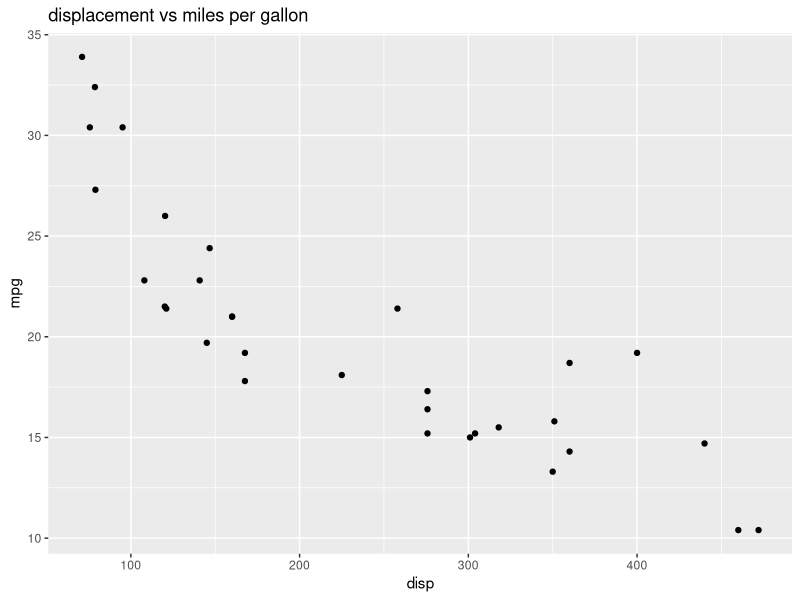
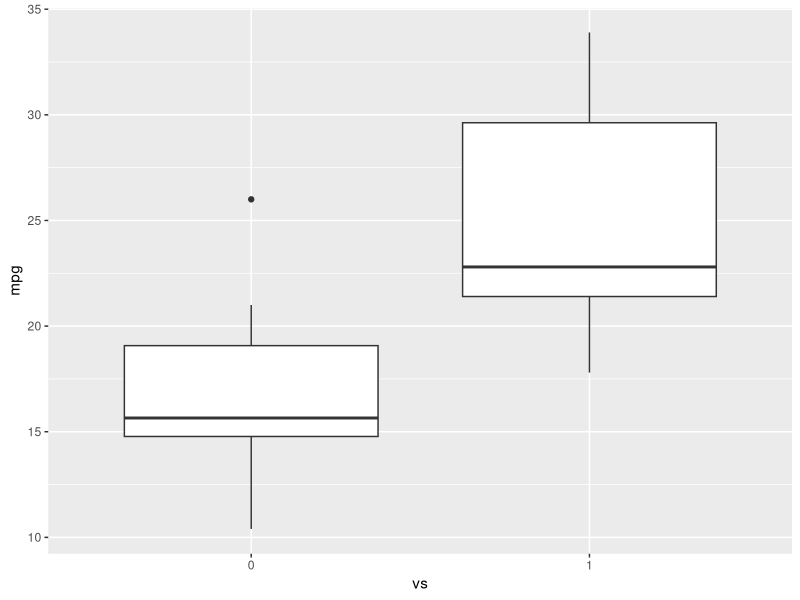
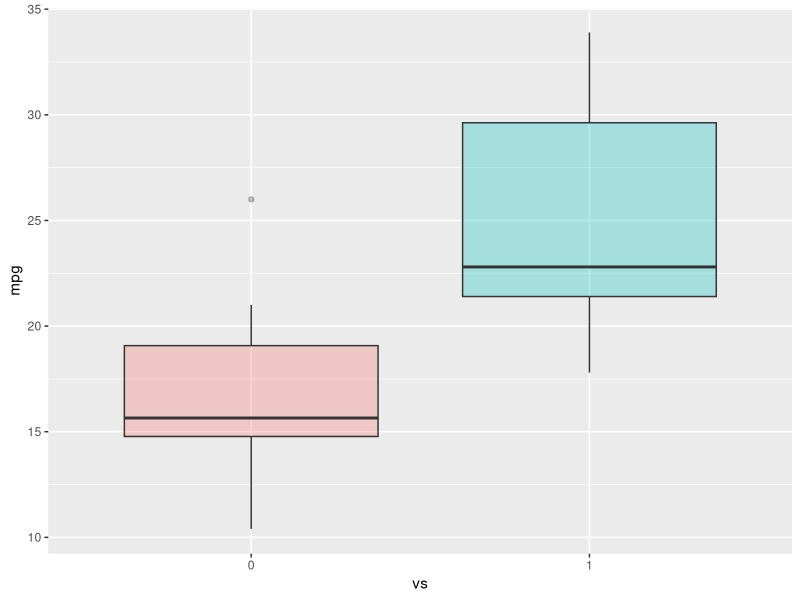
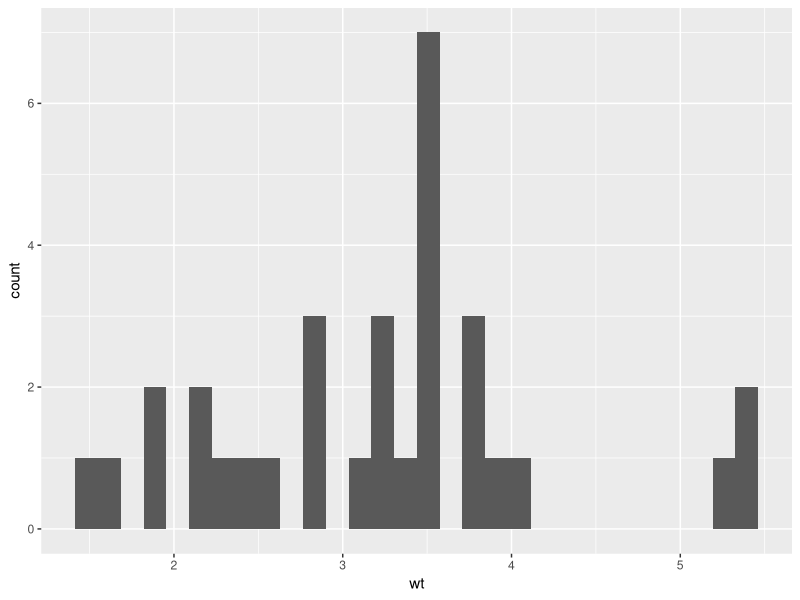
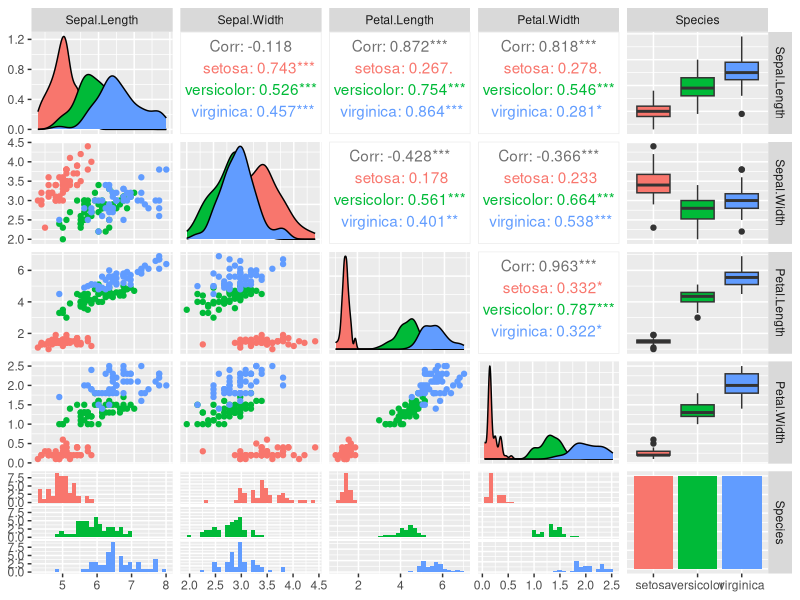
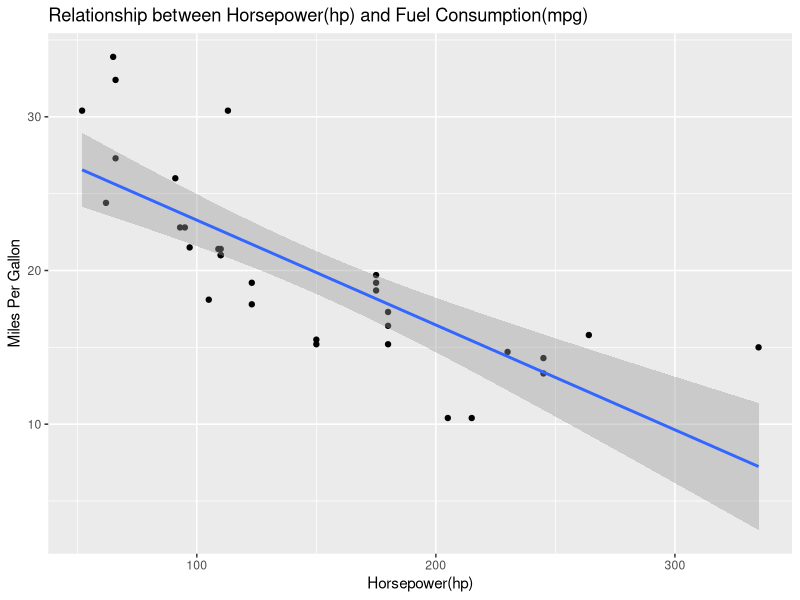
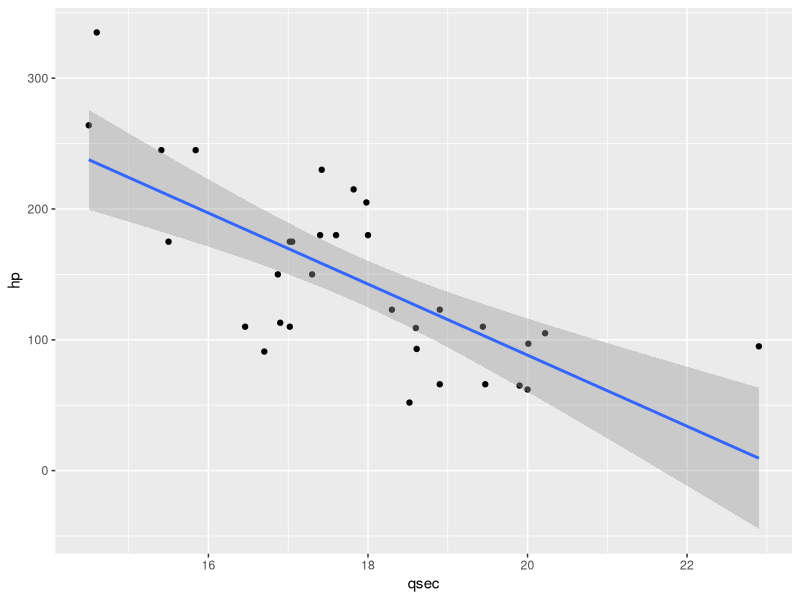

R code for these plots, in order:
#area of a triangle
area_triangle <- function(height, length){
  1/2 * length * height
}
area_triangle(12, 10)


library(datasets)
data(mtcars)
head(mtcars, 15)
library(ggplot2)
ggplot(aes(x=disp, y=mpg,), data=mtcars)+geom_point()+ggtitle("displacement vs miles per gallon")
mtcars$vs <- as.factor(mtcars$vs)

ggplot(aes(x=vs, y=mpg), data = mtcars) + geom_boxplot()
ggplot(aes(x = vs, y = mpg, fill = vs), data = mtcars) + geom_boxplot(alpha=0.3) +
  theme(legend.position="none")
ggplot(aes(x=wt), data=mtcars) + geom_histogram(bindwidth=0.5)

install.packages("GGally")
library(GGally)
ggpairs(iris, mapping=ggplot2::aes(colour=Species))

View(mtcars)
plot_1 <- ggplot(data = mtcars, aes(x = hp, y = mpg,)) + geom_point() + geom_smooth(method = "lm")+ ggtitle(label = "Relationship between Horsepower(hp) and Fuel Consumption(mpg)") + xlab("Horsepower(hp)") + ylab("Miles Per Gallon")
plot_1
plot_2 <- ggplot(data = mtcars, aes(x = qsec, y = hp)) +geom_point() + geom_smooth(method = "lm") 
plot_2

